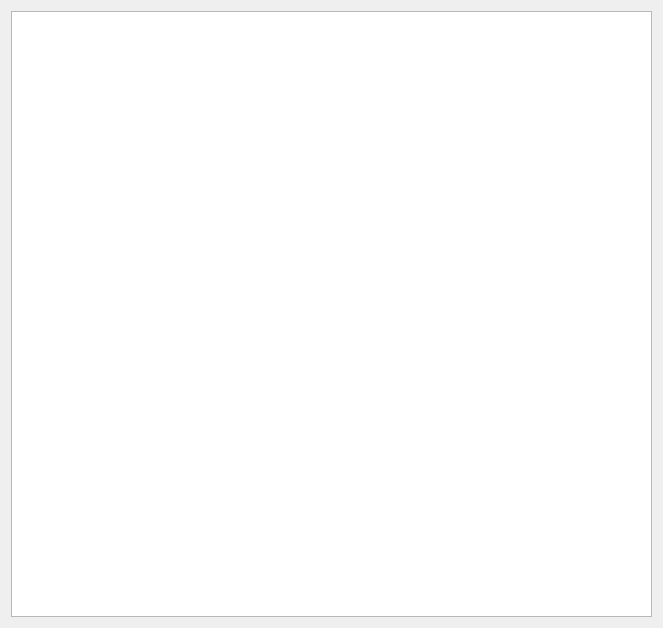
<?xml version="1.0" encoding="UTF-8"?>
<ui version="4.0">
 <class>Widget</class>
 <widget class="QWidget" name="Widget">
  <property name="geometry">
   <rect>
    <x>0</x>
    <y>0</y>
    <width>663</width>
    <height>628</height>
   </rect>
  </property>
  <property name="windowTitle">
   <string>Widget</string>
  </property>
  <layout class="QGridLayout" name="gridLayout">
   <item row="0" column="0">
    <widget class="QListWidget" name="listWidget">
     <property name="verticalScrollBarPolicy">
      <enum>Qt::ScrollBarAsNeeded</enum>
     </property>
     <property name="horizontalScrollBarPolicy">
      <enum>Qt::ScrollBarAlwaysOff</enum>
     </property>
     <property name="dragDropMode">
      <enum>QAbstractItemView::DragDrop</enum>
     </property>
     <property name="iconSize">
      <size>
       <width>60</width>
       <height>60</height>
      </size>
     </property>
     <property name="verticalScrollMode">
      <enum>QAbstractItemView::ScrollPerPixel</enum>
     </property>
     <property name="horizontalScrollMode">
      <enum>QAbstractItemView::ScrollPerPixel</enum>
     </property>
     <property name="resizeMode">
      <enum>QListView::Adjust</enum>
     </property>
     <property name="layoutMode">
      <enum>QListView::SinglePass</enum>
     </property>
     <property name="spacing">
      <number>20</number>
     </property>
     <property name="viewMode">
      <enum>QListView::IconMode</enum>
     </property>
    </widget>
   </item>
  </layout>
 </widget>
 <resources/>
 <connections/>
</ui>
